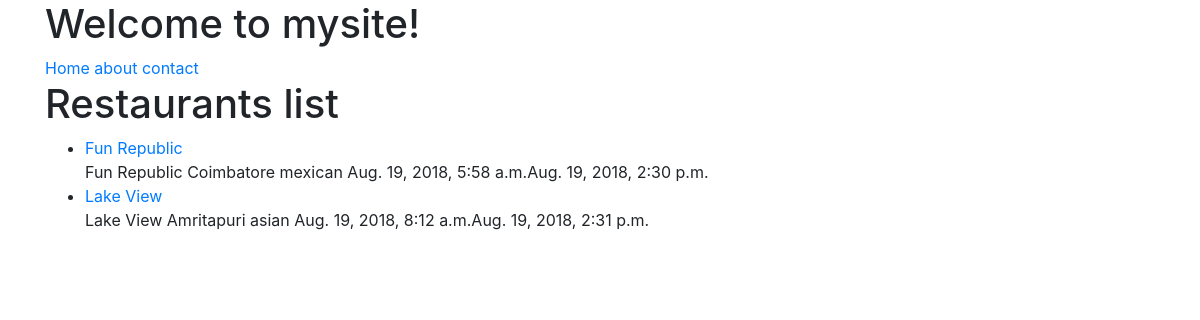
/restaurants/, run on an earlier commit of the app's database.
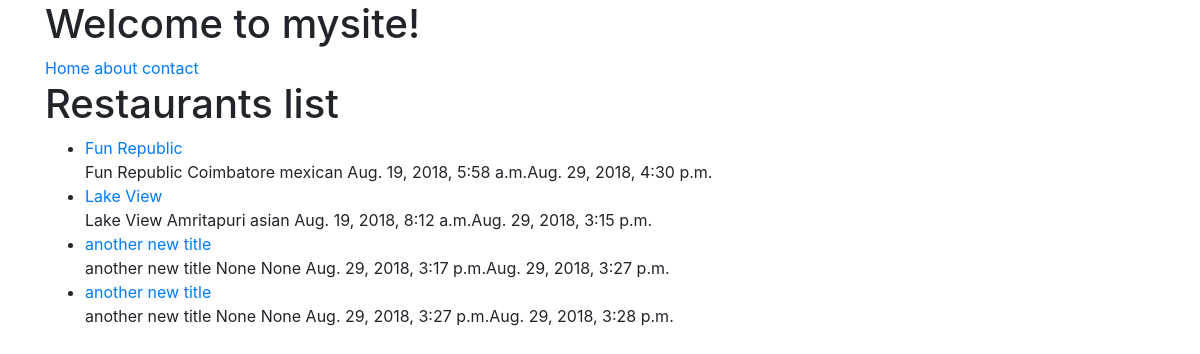
And on a later commit of the database.
### restaurants/models.py (models this page shows, shortened)
class RestaurantLocation(models.Model):
    name            = models.CharField(max_length=120)
    location        = models.CharField(max_length=120, null=True, blank=True)
    category        = models.CharField(max_length=120, null=True, blank=True)
    timestamp       = models.DateTimeField( auto_now_add=True)
    updated         = models.DateTimeField(auto_now=True)
    slug            = models.SlugField( null=True, blank=True)
    def __str__(self):
        return self.name

### restaurants/views.py (the view)
# urls.py: url(r'^restaurants/$', RestaurantListView.as_view()),
class RestaurantListView(ListView):
    def get_queryset(self):
        print(self.kwargs)
        slug=self.kwargs.get("slug")
        if slug:
            queryset=RestaurantLocation.objects.filter(
            Q(category__iexact='slug')|
            Q(category__icontains='slug')
            )
        else:
            queryset=RestaurantLocation.objects.all()
        return queryset

### restaurants/templates/restaurants/restaurantlocation_list.html (shortened to what this page needs)
{% extends "base.html" %}
{% block content %}
<h1>Restaurants list</h1>
<ul>
  {% for obj in object_list %}
    <li><a href ='/restaurants/{{ obj.slug }}/'>{{ obj }}</a><br/>
      {{ obj.name }} {{ obj.location}} {{ obj.category}} {{ obj.timestamp }}{{obj.updated}}</li>
  {% endfor %}
</ul>
{% endblock content %}

What changed in the data, as far as the page shows it:
changed RestaurantLocation "Fun Republic": updated "Aug. 19, 2018, 2:30 p.m." → "Aug. 29, 2018, 4:30 p.m."
changed RestaurantLocation "Lake View": updated "Aug. 19, 2018, 2:31 p.m." → "Aug. 29, 2018, 3:15 p.m."
added RestaurantLocation: name "another new title", location "None", category "None", timestamp "Aug. 29, 2018, 3:17 p.m.", updated "Aug. 29, 2018, 3:27 p.m."
added RestaurantLocation: name "another new title", location "None", category "None", timestamp "Aug. 29, 2018, 3:27 p.m.", updated "Aug. 29, 2018, 3:28 p.m."
